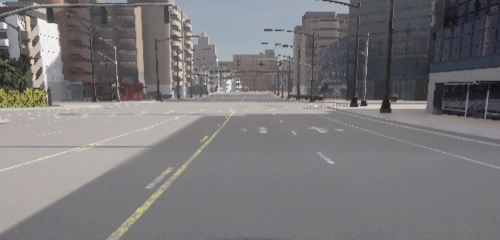
#> input picture cropped_img.png, 500 x 240 px
$ jupyter execute lane_line_detection.ipynb   (shell and % lines are left out)   (older library calls are emulated)
#> lines starting #> are read from the running program, lines starting #| are printed output that depends on the picture; after the words box and inside, x2 and y2 are one past the last pixel; in counts of white or black regions, pixels touching at a corner belong together
#> further down, img is the input picture: shape (240, 500, 3); mean B, G, R 121.3, 120, 122
### utils/detector.py
import cv2
import numpy as np
from skimage.measure import LineModelND, ransac

class Detector():
    def __init__(self, scan_range={'start':0,'stop':240,'steps':20},scan_window={'height':15,'max_adjust':10}):
        self.scan_range = scan_range
        self.scan_window = scan_window
        self.model = LineModelND()
        self.debug = []

    def img_filter(self,iimg):
        """
        Filters an RGB image to get the lane boundaries

        Args:
            iimg ([type]): RGB image

        Returns:
            [type]: RGB image
        """
        iimg = cv2.cvtColor(iimg,cv2.COLOR_BGR2GRAY)
        ciimg = cv2.Canny(iimg,50,250)
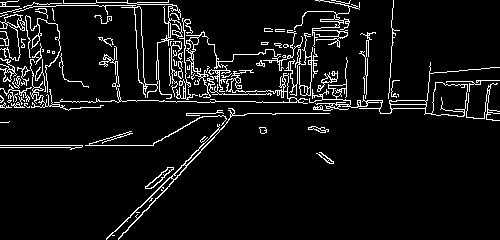
#> ciimg: shape (240, 500); 7.1% white in thin lines or dots
        ciimg = cv2.morphologyEx(ciimg,cv2.MORPH_DILATE,(1,1),iterations = 5)
#> ciimg: shape (240, 500); 21.9% white; 11 white regions, largest, box (x1, y1, x2, y2) and area: (0, 0, 500, 240) 24786, (0, 145, 83, 155) 670, (308, 126, 329, 138) 188

        siimg = cv2.Sobel(iimg,cv2.CV_8U,1,0,ksize=1)
        siimg = cv2.morphologyEx(siimg,cv2.MORPH_DILATE,(1,1),iterations = 5)
        ret,siimg= cv2.threshold(siimg,50,255,cv2.THRESH_OTSU)
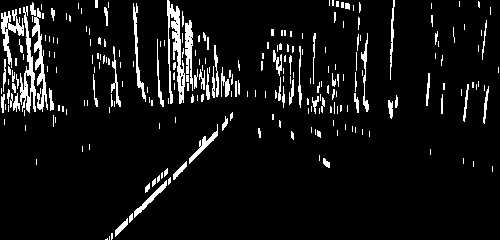
#> siimg: shape (240, 500); 7.4% white; 253 white regions (169 under 20 px), largest, box (x1, y1, x2, y2) and area: (167, 0, 185, 104) 831, (20, 6, 36, 113) 640, (32, 8, 48, 112) 570
#> ret = 26
        siimg = cv2.morphologyEx(siimg, cv2.MORPH_CLOSE, (3,3))
#> siimg: shape (240, 500); 7.5% white; 243 white regions (163 under 20 px), largest, box (x1, y1, x2, y2) and area: (167, 0, 185, 105) 841, (20, 7, 36, 114) 643, (30, 3, 48, 113) 634

        iimg= cv2.bitwise_and(ciimg,ciimg,mask=siimg)
#> iimg: shape (240, 500); 5.8% white; 193 white regions (123 under 20 px), largest, box (x1, y1, x2, y2) and area: (167, 0, 185, 105) 679, (20, 16, 36, 113) 471, (32, 18, 48, 112) 420

        return iimg

    def get_lane_detections(self,iimg,start={'x':105, 'y':230},stop={'x':135, 'y':230},label='mid', use_RANSAC=True, debug=False):
        """
        Parses the input image, with virtual sensors, detects the peeks and save the points

        Args:
            iimg ([type]): 1 channel gray image
            start (dict, optional): detection area start. Defaults to {'x':105, 'y':230}.
            stop (dict, optional): detection area start. Defaults to {'x':135, 'y':230}.
            label (str, optional): name of the line. Defaults to 'mid'.
            use_RANSAC (bool, optional): Use RANSAC. Defaults to True.
            debug (bool, optional): collect debug info. Defaults to False.

        Returns:
            [type]: detections coordinates
        """

        adjust = 0
        minx = min(start['x'],stop['x'])
        maxx = max(start['x'],stop['x']) + adjust
        detections = []
        for i in range (self.scan_range['start'],self.scan_range['stop'],self.scan_range['steps']):
            # detections y coordinate
            y = start['y']-i

            # get detections from a line
            det_line = iimg[y:y+self.scan_window['height'], minx:maxx]

            # scan an image segment, sum detection
            hist = np.sum(det_line, axis=0)

            # get peek location
            peek = np.argmax(hist)
            # peaks, _ = find_peaks(hist, height=np.average(hist))

            # define threshold = average, find peeks,
            # update 'sensor location'= peek centered
            if hist[peek] > np.average(hist):
            # if len(peaks) > 0:
            #     # Select the central peak
            #     peak = peaks[len(peaks) // 2]

                x1 = minx+peek
                y1 = y
                det_mid_x = minx+len(hist)//2

                adjust = x1 - det_mid_x

                # apply adjust only if in defined range
                if np.abs(adjust) >= self.scan_window['max_adjust']:
                    sing = np.sign(adjust)
                    adjust = sing * self.scan_window['max_adjust']

                minx += adjust
                maxx += adjust

                #self.buffer.append({label:[x1,y1]})
                detections.append([x1,y1])
                if debug == True:
                    self.debug.append({'detection':[x1,y1], 'detection_mid':[det_mid_x,y1],'rectangle': [minx,y1,minx+len(hist),y1+self.scan_window['height']]})

        if use_RANSAC == True:
            _, inliers = self.filter_outliers(detections)
            if inliers is not None:
                detections = np.array(detections)[inliers]

        return detections
        # return {label:detections}

    def filter_outliers(self,data):
        """
        apply RUNSAC

        Args:
            data ([type]): data points

        Returns:
            [type]: filtered list
        """
        model_robust = None
        inliers = None

        data = np.array(data)
        self.model.estimate(data)
        try:
            model_robust, inliers = ransac(data, LineModelND, min_samples=2, residual_threshold=1, max_trials=200)
        except:
            pass

        return model_robust,inliers

    def draw_detections(self, iimg,data):
        """
        Visualize detections

        Args:
            iimg ([type]): RGB image
            data ([type]): points detected

        Returns:
            [type]: RGB image
        """
        limg = iimg.copy()
        for v in data:
            cv2.circle(limg,(v[0],v[1]),2,[255],-1)
        if len(self.debug)>0:
            for v in self.debug:
                # window center
                cv2.circle(limg, (v['detection_mid'][0],v['detection_mid'][1]+5),1,[255])
                # detection rectangle
                cv2.rectangle(limg,(v['rectangle'][0],v['rectangle'][1]),(v['rectangle'][2],v['rectangle'][3]),[255],1)

        return limg

### utils/imagewarp.py
import cv2
import numpy as np

class ImageWarp():

    def __init__(self,img_h=240, img_w=320, offset=150, src=[[50, 240], [200, 240], [0, 0], [320, 0]],dst=[[135, 240], [150, 240], [0, 0], [320, 0]]):
        self.img_h = img_h
        self.img_w = img_w
        self.warp_offset = offset
        self.src = np.float32(src)
        self.dst = np.float32(dst)
        self.wmat = cv2.getPerspectiveTransform(self.src, self.dst)
        self.wmat_inv = cv2.getPerspectiveTransform(self.dst,self.src)

    def img_warp(self, iimg,inv=False, offset=False):
        """
        Warps an image based on the input parameters

        Args:
            iimg ([type]): RGB / Gray image
            inv (bool, optional): invers transformation. Defaults to False.
            offset (bool, optional): use offset for warping the image. Defaults to False.

        Returns:
            [type]: warped image
        """
#> called with inv = False, offset = True

        ret = []
        timg = None

        if offset == True:
            timg = iimg[self.warp_offset:self.warp_offset+self.img_h, 0:self.img_w]
#> timg: shape (90, 500); 1.5% white; 18 white regions (9 under 20 px), largest, box (x1, y1, x2, y2) and area: (134, 31, 167, 68) 205, (173, 12, 187, 31) 88, (115, 69, 128, 87) 78
        else:
            timg = iimg

        if inv == False:
            ret = cv2.warpPerspective(timg,self.wmat , (self.img_w, self.img_h))
        else:
            ret = cv2.warpPerspective(timg,self.wmat_inv , (self.img_w, self.img_h))
        return ret

    def pts_unwarp(self,pts):
        """
        Backprojects points from warped image to un-warped image

        Args:
            pts ([type]): points to backproject

        Returns:
            [type]: backprojected points
        """
        return cv2.perspectiveTransform (pts, self.wmat_inv)

### utils/interpolator.py
import numpy as np

class Interpolator():

    def __init__(self,max_poly_degree=3):
        self.max_poly_degree=max_poly_degree

    # [89 lines left out: functions interpolate, echidistant_lane, not called in this run]

### lane_line_detection.ipynb
## Lane Lines detection

The main goal of this implementation is the detect the lane boundaries, from images captured from a front-facing camera.
The processing pipeline takes an image, filters it (using a Sobel filter). This highlights the areas with high gradient changes.

The perspective of the filtered image is changed (bird's eye view) to make easier lane detection. Then a window is applied to create a histogram of detections. The peek is taken as the highest probability for the lane. Based on the peak position, the detector-window position is adjusted to follow the detections (i.e. curve position).

After all the points were detected, a polynomial fit is applied, and a curve is interpolated. What is remaining is to un-warp the image and visualize the points.

The implementation can be tweaked to different scenarios, for outliers RANSAC can be used, or in case of a missing middle line, an equidistant approximated line can be generated.

[cell 1]
import cv2
import numpy as np
import matplotlib.pyplot as plt
import matplotlib.gridspec as gridspec
import glob

from utils.detector import Detector
import utils.interpolator
from utils.imagewarp import ImageWarp
from importlib import reload
reload(utils.interpolator)

#%matplotlib qt5

# src = [[20, 240], [300, 240], [0, 0], [320, 0]]
src = [[70, 240], [430, 240], [0, 0], [500, 0]]
# dst = [[135, 270], [150, 270], [0, 0], [320, 0]]
dst = [[155, 270], [165, 270], [0, 0], [320, 0]]
scan_range={'start':0,'stop':240,'steps':10}
scan_window={'height':8,'max_adjust':8}
offset = 150

DISPLAY_COLS = 1
DISPLAY_ROWS = 2

SAVE_RESULTS = False
ESTIMATE_FROM_1_LANE = False

if ESTIMATE_FROM_1_LANE == False:
    lanes =[
        # {'label':'mid','detections':{'start':{'x':80,'y':230},'stop':{'x':120,'y':230}}},
        # {'label':'right','detections':{'start':{'x':395,'y':230},'stop':{'x':430,'y':230}}}
        {'label': 'mid', 'detections': {'start': {'x': 120, 'y': 230}, 'stop': {'x': 160, 'y': 220}}},
        {'label': 'right', 'detections': {'start': {'x': 160, 'y': 230}, 'stop': {'x': 200, 'y': 220}}}
        ]
else:
    lanes =[{'label':'right','detections':{'start':{'x':145,'y':230},'stop':{'x':180,'y':230}}}
           ]

iw_obj = ImageWarp(img_w=500,offset=offset,src=src,dst=dst)
det_obj = Detector(scan_range=scan_range,scan_window=scan_window)
ip_obj = utils.interpolator.Interpolator(max_poly_degree=2)

[cell 2]

import cv2
import numpy as np
import matplotlib.pyplot as plt
import matplotlib.gridspec as gridspec
import glob

# Percorso dell'immagine
imgpath = './cropped_img.png'
# imgpath = './curva.png'
test_img_list = glob.glob(imgpath)

# Carica l'immagine
img = cv2.imread(test_img_list[0])
img = cv2.cvtColor(img, cv2.COLOR_BGR2RGB)

oimg = img.copy()

# Filtra e trasforma l'immagine
f_img = det_obj.img_filter(img)
f_w_img = iw_obj.img_warp(f_img, offset=True)
color = [1, 1, 1]

img_detected_points = f_w_img.copy()
img_line_fitted = f_w_img.copy()

detected_points = {}
for i, lane in enumerate(lanes):
    detected_points[lane['label']] = det_obj.get_lane_detections(f_w_img, start=lane['detections']['start'], stop=lane['detections']['stop'], label=lane['label'], use_RANSAC=True, debug=True)

    # Disegna l'area di valutazione delle corsie
    start_x = lane['detections']['start']['x']
    start_y = lane['detections']['start']['y']
    stop_x = lane['detections']['stop']['x']
    stop_y = lane['detections']['stop']['y']
    cv2.rectangle(img_line_fitted, (start_x, start_y), (stop_x, stop_y), (255, 255, 255), 2)
#> this loop made 2 passes
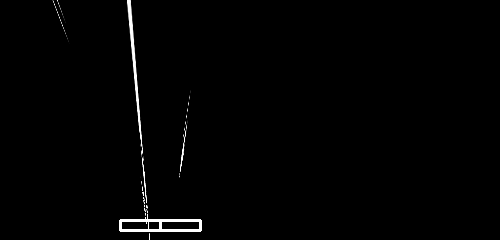
#> img_line_fitted: shape (240, 500); min 0, max 255, mean 2.6
#> after the loop, detected_points = 2 items


def proportional_spaced_array(pts, min_value, max_value):
    delta_dist = max_value - min_value
    pts_max = pts[0]
    pts_min = pts[len(pts) - 1]
    delta_pts = pts_max - pts_min

    buffer = []
    for i in range(0, len(pts)):
        buffer.append(delta_dist * (pts_max - pts[i]) / delta_pts + min_value)

    return buffer


# lane_side = 1 se lane == right
def eq_lane(un_pts=None, lane_side=1):
    buffer = []
    dist = 115
    prev_x = None
    dist = proportional_spaced_array(un_pts[0][:, 1], 115, 250)
    for i in range(0, len(un_pts[0])):
        x = un_pts[0][i][0]
        y = un_pts[0][i][1]

        nx = x
        # [4 lines of commented-out code are left out]
        prev_x = nx
        nx = nx - dist[i] * lane_side

        norm_pts = np.float32(np.column_stack((nx, y)))
        buffer.append(norm_pts)

    buffer = np.array(buffer, dtype=np.float32)
    buffer = cv2.perspectiveTransform(buffer, iw_obj.wmat)

    return np.array(buffer, dtype=np.float32)


# Estimate from best lane
print('mid:', detected_points['mid'].shape[0], '- right:', detected_points['right'].shape[0])
#| mid: 24 - right: 9
lane = None
if detected_points['mid'].shape[0] > detected_points['right'].shape[0]:
    lane = lanes[0]
else:
    lane = lanes[1]

img_detected_points = det_obj.draw_detections(img_detected_points, detected_points[lane['label']])
#> the loop in draw_detections, `for v in data:` made 24 passes
#> v on passes 1 to 8: [149, 230], [148, 220], [147, 210], [146, 200], [145, 190], [144, 180], [143, 170], [142, 160]
#> after the loop in draw_detections, `for v in data:`:
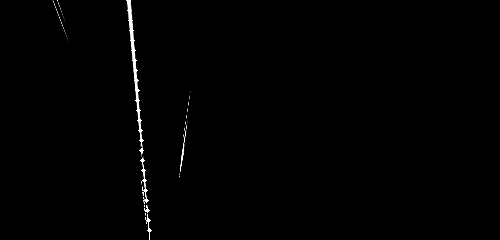
#> limg: shape (240, 500); min 0, max 255, mean 1.7
#> after the loop in draw_detections, `for v in self.debug:`:
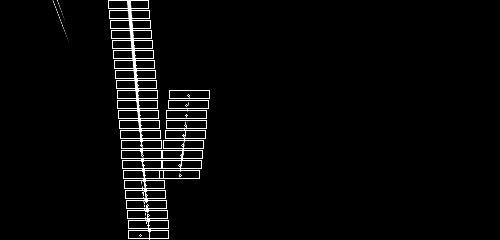
#> limg: shape (240, 500); 2.56% of pixels changed, all inside (x1, y1, x2, y2) = (108, 0, 210, 239)

interpolated_points = ip_obj.interpolate([detected_points], key=lane['label'], equ_selector=False, debug=False)
#> interpolated_points = 1 item

pts = np.array([interpolated_points[lane['label']]])
#> pts = 20 rows, first 8: [128.3, 0], [129.5, 12.63], [130.6, 25.26], [131.7, 37.89], [132.9, 50.53], [134, 63.16], [135.1, 75.79], [136.2, 88.42]
cv2.polylines(img_line_fitted, [np.int32(pts)], False, [255], 2)
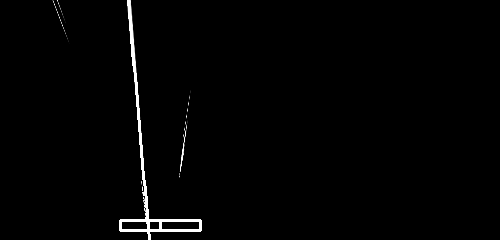
#> img_line_fitted: shape (240, 500); 0.31% of pixels changed, all inside (x1, y1, x2, y2) = (127, 3, 151, 240)

unwarped_pts = np.int32(iw_obj.pts_unwarp(pts))
#> unwarped_pts = 20 rows, first 8: [200, 0], [200, 0], [199, 1], [198, 1], [198, 2], [197, 3], [196, 3], [195, 4]
unwarped_pts_offset = np.add(unwarped_pts, [0, offset])
#> unwarped_pts_offset = 20 rows, first 8: [200, 150], [200, 150], [199, 151], [198, 151], [198, 152], [197, 153], [196, 153], [195, 154]

color[i] = 255
cv2.polylines(img, [unwarped_pts_offset], False, color, 2)
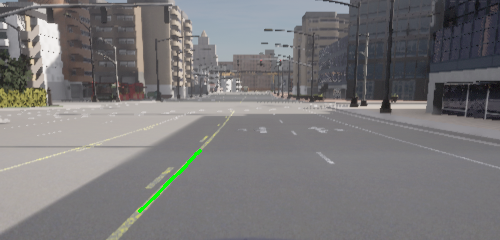
#> img: shape (240, 500, 3); mean R, G, B 121.5, 120.2, 121

# ESTIMATE_FROM_1_LANE
ed_pts = np.float32(eq_lane(un_pts=unwarped_pts, lane_side=1 if lane['label'] == 'right' else -1))
#> in proportional_spaced_array, `pts_max = pts[0]`: pts_max = 0
#> in proportional_spaced_array, `pts_min = pts[len(pts) - 1]`: pts_min = 61
#> in proportional_spaced_array, `delta_pts = pts_max - pts_min`: delta_pts = -61
#> the loop in proportional_spaced_array, `for i in range(0, len(pts)):` made 20 passes
#> after the loop in proportional_spaced_array, `for i in range(0, len(pts)):`: buffer = [115, 115, 117.2, 117.2, 119.4, 121.6, 121.6, 123.9, 128.3, 130.5, 132.7, 137.1, 141.6, 148.2, 154.8, 163.7, 174.8, 190.2, 214.6, 250]
#> in eq_lane, `dist = proportional_spaced_array(un_pts[0][:, 1], 115, 250)`: dist has the same summary as buffer in proportional_spaced_array
#> the loop in eq_lane, `for i in range(0, len(un_pts[0])):` made 20 passes
#> (x, y, nx, prev_x, norm_pts) on passes 1 to 8: (200, 0, 315, 200, [[315, 0]]), (200, 0, 315, 200, [[315, 0]]), (199, 1, 316.2, 199, [[316.2, 1]]), (198, 1, 315.2, 198, [[315.2, 1]]), (198, 2, 317.4, 198, [[317.4, 2]]), (197, 3, 318.6, 197, [[318.6, 3]]), (196, 3, 317.6, 196, [[317.6, 3]]), (195, 4, 318.9, 195, [[318.9, 4]])
#> after the loop in eq_lane, `for i in range(0, len(un_pts[0])):`: buffer = 20 items, first 6: [[315, 0]], [[315, 0]], [[316.2, 1]], [[315.2, 1]], [[317.4, 2]], [[318.6, 3]]
#> in eq_lane, `buffer = np.array(buffer, dtype=np.float32)`: buffer = 20 rows, first 8: [315, 0], [315, 0], [316.2, 1], [315.2, 1], [317.4, 2], [318.6, 3], [317.6, 3], [318.9, 4]
#> in eq_lane, `buffer = cv2.perspectiveTransform(buffer, iw_obj.wmat)`: buffer = 20 rows, first 8: [201.6, 0], [201.6, 0], [198.8, 23.74], [198.2, 23.74], [196.5, 43.8], [194.4, 60.96], [193.9, 60.96], [192.2, 75.83]
#> ed_pts has the same summary as buffer in eq_lane
cv2.polylines(img_line_fitted
              , [np.int32(ed_pts)], False, [255], 2)
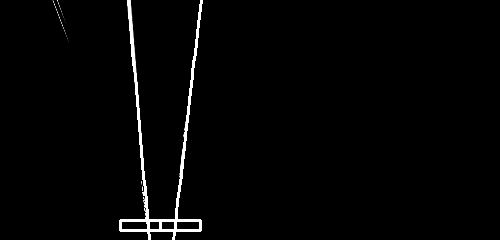
#> img_line_fitted: shape (240, 500); 0.55% of pixels changed, all inside (x1, y1, x2, y2) = (172, 0, 203, 240)

ed_unwarped_pts = np.int32(iw_obj.pts_unwarp(ed_pts))
#> ed_unwarped_pts = contour of 20 points, box (x1, y1, x2, y2) (315, 0, 390, 62), area 13
ed_unwarped_pts_offset = np.add(ed_unwarped_pts, [0, offset])
#> ed_unwarped_pts_offset = 20 rows, first 8: [315, 150], [315, 150], [316, 151], [315, 151], [317, 151], [318, 153], [317, 153], [318, 153]

cv2.polylines(img, [ed_unwarped_pts_offset], False, color, 2)
#> img: shape (240, 500, 3); 0.27% of pixels changed, all inside (x1, y1, x2, y2) = (314, 149, 391, 213)


# Concatenare le immagini
concat_img = cv2.hconcat([oimg, cv2.cvtColor(f_img, cv2.COLOR_GRAY2RGB), cv2.cvtColor(f_w_img[:, :320], cv2.COLOR_GRAY2RGB)])
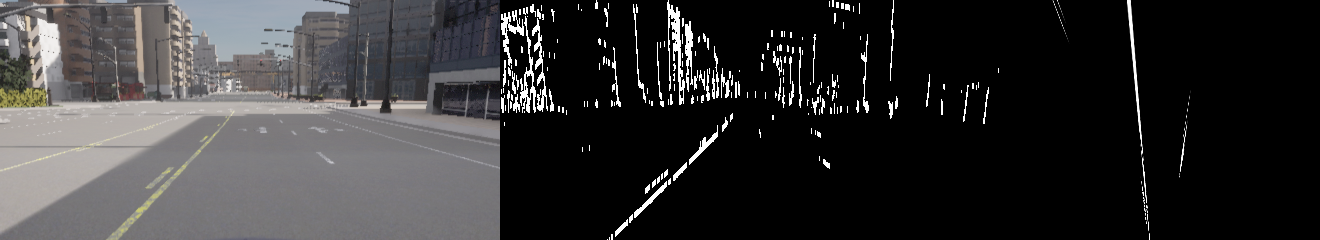
#> concat_img: shape (240, 1320, 3); mean R, G, B 52.3, 51.5, 52.1
concat_img1 = cv2.hconcat([cv2.cvtColor(img_detected_points[:, :320], cv2.COLOR_GRAY2RGB), cv2.cvtColor(img_line_fitted[:, :320], cv2.COLOR_GRAY2RGB), img])
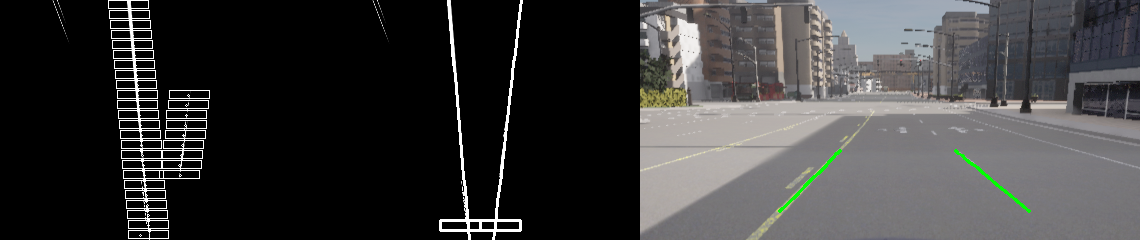
#> concat_img1: shape (240, 1140, 3); mean R, G, B 58.6, 58.3, 58.4

if SAVE_RESULTS == True:
    cv2.imwrite('./concat_img.jpg', cv2.cvtColor(concat_img, cv2.COLOR_BGR2RGB))
    cv2.imwrite('./concat_img1.jpg', cv2.cvtColor(concat_img1, cv2.COLOR_BGR2RGB))

fig = plt.figure(constrained_layout=True)
spec = gridspec.GridSpec(ncols=DISPLAY_COLS, nrows=DISPLAY_ROWS, figure=fig)
fig = plt.figure(figsize=(30, 30))

# subplot = fig.add_subplot(spec[0, 0])
# subplot.set_xlabel('Original / Filtered / Warped Image')
# subplot.imshow(concat_img)

subplot = fig.add_subplot(spec[1, 0])
subplot.set_xlabel('Detections / Curve fitting / Preprojection')
subplot.imshow(concat_img1)

[cell 3]
print('Image shape:',img.shape)
#| Image shape: (240, 500, 3)

$ run again, with curva.png copied over cropped_img.png
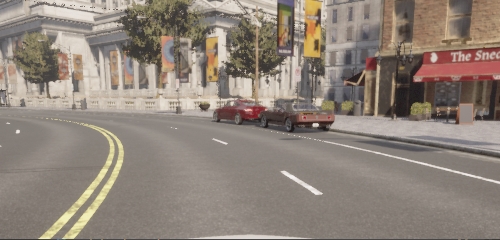
#> input picture curva.png, 500 x 240 px
#> img is the input picture: shape (240, 500, 3); mean B, G, R 121.7, 131.8, 143.3
#> in img_filter, `ret,siimg= cv2.threshold(siimg,50,255,cv2.THRESH_OTSU)`: ret = 30
#> timg: shape (90, 500); 3.5% white; 38 white regions (29 under 20 px), largest, box (x1, y1, x2, y2) and area: (37, 0, 110, 90) 482, (62, 0, 119, 90) 416, (281, 22, 316, 50) 198
#> the loop `for i, lane in enumerate(lanes):` made 2 passes
#> after the loop `for i, lane in enumerate(lanes):`: detected_points = 2 items
#| mid: 17 - right: 4
#> the loop in draw_detections, `for v in data:` made 17 passes
#> v on passes 1 to 8: [142, 230], [138, 220], [135, 210], [132, 200], [130, 190], [127, 180], [121, 160], [118, 150]
#> after the loop in draw_detections, `for v in self.debug:`:
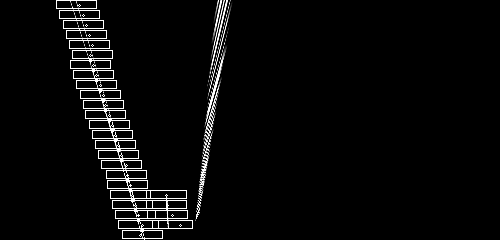
#> limg: shape (240, 500); min 0, max 255, mean 8.8
#> interpolated_points = 1 item
#> pts = 20 rows, first 8: [70.28, 0], [74.49, 12.63], [78.67, 25.26], [82.81, 37.89], [86.91, 50.53], [90.98, 63.16], [95.01, 75.79], [99, 88.42]
#> unwarped_pts = 20 rows, first 8: [109, 0], [110, 0], [110, 1], [110, 1], [110, 2], [111, 3], [111, 3], [111, 4]
#> unwarped_pts_offset = 20 rows, first 8: [109, 150], [110, 150], [110, 151], [110, 151], [110, 152], [111, 153], [111, 153], [111, 154]
#> pts_max = 0
#> pts_min = 61
#> delta_pts = -61
#> the loop in proportional_spaced_array, `for i in range(0, len(pts)):` made 20 passes
#> after the loop in proportional_spaced_array, `for i in range(0, len(pts)):`: buffer = [115, 115, 117.2, 117.2, 119.4, 121.6, 121.6, 123.9, 128.3, 130.5, 132.7, 137.1, 141.6, 148.2, 154.8, 163.7, 174.8, 190.2, 214.6, 250]
#> dist has the same summary as buffer in proportional_spaced_array
#> the loop in eq_lane, `for i in range(0, len(un_pts[0])):` made 20 passes
#> (x, y, nx, prev_x, norm_pts) on passes 1 to 8: (109, 0, 224, 109, [[224, 0]]), (110, 0, 225, 110, [[225, 0]]), (110, 1, 227.2, 110, [[227.2, 1]]), (110, 1, 227.2, 110, [[227.2, 1]]), (110, 2, 229.4, 110, [[229.4, 2]]), (111, 3, 232.6, 111, [[232.6, 3]]), (111, 3, 232.6, 111, [[232.6, 3]]), (111, 4, 234.9, 111, [[234.9, 4]])
#> after the loop in eq_lane, `for i in range(0, len(un_pts[0])):`: buffer = 20 items, first 6: [[224, 0]], [[225, 0]], [[227.2, 1]], [[227.2, 1]], [[229.4, 2]], [[232.6, 3]]
#> in eq_lane, `buffer = np.array(buffer, dtype=np.float32)`: buffer = 20 rows, first 8: [224, 0], [225, 0], [227.2, 1], [227.2, 1], [229.4, 2], [232.6, 3], [232.6, 3], [234.9, 4]
#> in eq_lane, `buffer = cv2.perspectiveTransform(buffer, iw_obj.wmat)`: buffer = 20 rows, first 8: [143.4, 0], [144, 0], [146.6, 23.74], [146.6, 23.74], [148.9, 43.8], [151.3, 60.96], [151.3, 60.96], [152.9, 75.83]
#> ed_pts has the same summary as buffer in eq_lane
#> ed_unwarped_pts = contour of 20 points, box (x1, y1, x2, y2) (224, 0, 333, 62), area 223
#> ed_unwarped_pts_offset = 20 rows, first 8: [224, 150], [225, 150], [227, 151], [227, 151], [229, 151], [232, 153], [232, 153], [234, 153]
#> `concat_img1 = cv2.hconcat([cv2.cvtColor(img_detected_points[:, :320], ..`:
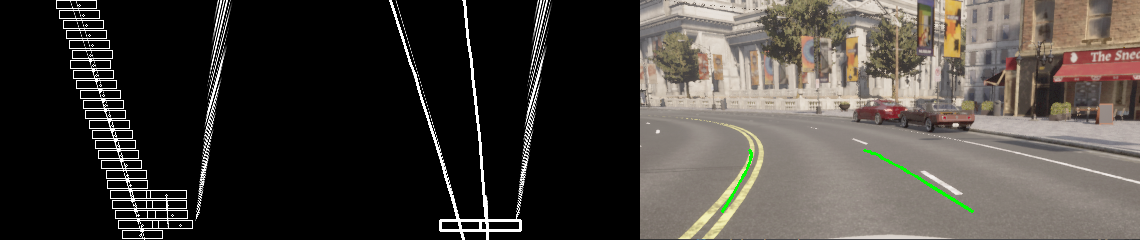
#> concat_img1: shape (240, 1140, 3); mean R, G, B 69.2, 64.8, 59.8
#| Image shape: (240, 500, 3)
